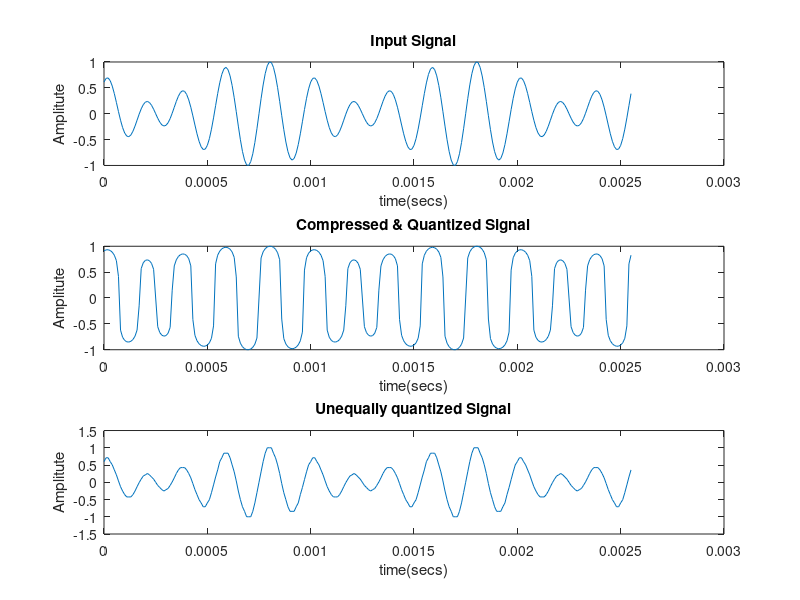

The MATLAB source for this figure:
clear all;
A=87.6;
Fs=100e3;
t=[0:1/Fs:255*1/Fs];
L=length(t);
x=1.5*cos(2*pi*t*5e3)+sin(2*pi*t*4e3);
B=6;
p=2^B;
x=x/max(x);
MSE=0;  
MSE_q=0;

x_q=round(x*2^(B-1))/2^(B-1);

MSE=sum((x_q-x).^2);

for i=1:1:length(x)
    if abs(x(i))<1/A
        y(i)=sign(x(i))*A*abs(x(i))/(1+log(A));
    else 
        y(i)=sign(x(i))*(1+log(A*abs(x(i))))/(1+log(A));
    end
end

y_q=round(y*2^(B-1))/2^(B-1);

for i=1:1:length(x)
    if abs(y_q(i))<1/(1+log(A))
        z(i)=sign(y_q(i))*abs(y_q(i))*(1+log(A))/A;
    else
        z(i)=sign(y_q(i))*exp(abs(y_q(i))*(1+log(A))-1)/A;
    end

end

MSE_q=MSE_q+sum((z-x).^2);
figure(1);
subplot(3,1,1);
plot(t,x);
title('Input Signal');
xlabel('time(secs)');
ylabel('Amplitute');

subplot(3,1,2);
plot(t,y);
title('Compressed & Quantized Signal');
xlabel('time(secs)');
ylabel('Amplitute');

subplot(3,1,3);
plot(t,z);
title('Unequally quantized Signal');
xlabel('time(secs)');
ylabel('Amplitute');


% figure(2);
% subplot(3,1,1);
% plot(t,x);
% title('Input Signal');
% xlabel('time(secs)');
% ylabel('Amplitute');
% 
% subplot(3,1,2);
% plot(t,x_q);
% title('Equally Quantized Signal');
% xlabel('time(secs)');
% ylabel('Amplitute');